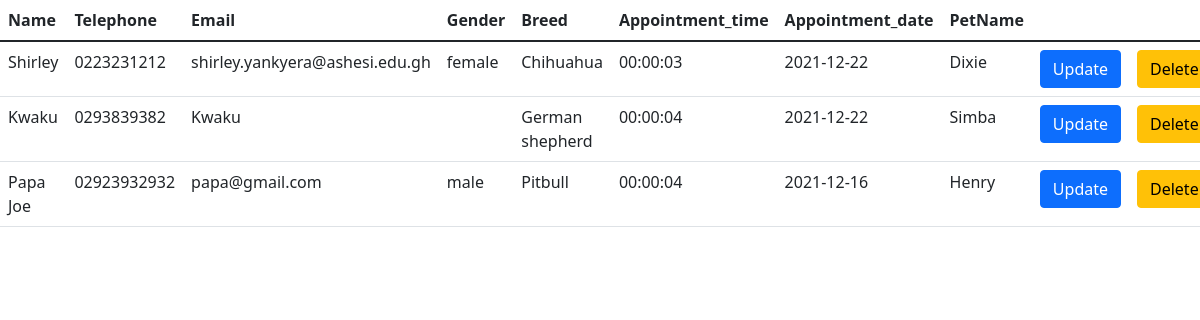
Screenshot of /display.php with the database file from the repository.
### tables this page shows
CREATE TABLE if not exists `customer` (
  `id` int(11) NOT NULL PRIMARY KEY AUTO_INCREMENT,
  `name` varchar(50) NOT NULL,
  `telephone` varchar(20) NOT NULL,
  `email` varchar(100) NOT NULL,
  `gender` enum('male','female','','') NOT NULL,
  `breed` text NOT NULL,
  `appointment_time` time NOT NULL,
  `appointment_date` date NOT NULL,
  `pet_name` varchar(50) NOT NULL
);

### controllers/user_controller.php (called while the page is built, shortened)
<?php
require_once (dirname(__FILE__)).'/../classes/user_class.php';
function getClients(){
    $user = new User();
    $runQuery = $user->getClients();
    if($runQuery){
        $clients = array();
        while($record = $user->db_fetch()){
            $clients[] = $record;
        }
        return $clients;
    }else{
        return false;
    }
}

### classes/user_class.php (called while the page is built, shortened)
<?php
include_once (dirname(__FILE__)).'/../Config/database_conn.php';
class User extends db_connection{
    public function getClients(){
        $sql = "SELECT * FROM `customer`";
        return $this->db_query($sql);
    }
}

### Config/database_conn.php (called while the page is built, shortened)
<?php
    class db_connection
    {
        public $db = null;
        public $results = null;
        function db_connect(){
            $this->db = mysqli_connect(SERVER,USERNAME,PASSWORD,DATABASE);
            if (mysqli_connect_errno()) {
                return false;
            }else{
                return true;
            }
        }
        function db_query($sqlQuery){
            $this->results = mysqli_query($this->db,$sqlQuery);
            if ($this->results == false) {
                return false;
            }else{
                return true;
            }
        }
        function db_fetch(){
            return mysqli_fetch_assoc($this->results);
        }
    }
?>

### display.php (the view, shortened to what this page needs)
<?php
include 'Config\database_conn.php';
include_once (dirname(__FILE__)).'/./controllers/user_controller.php';
$result = getClients();
?>
<!DOCTYPE html>
<html lang="en">
<head>
    <link rel="stylesheet" href="https://cdn.jsdelivr.net/npm/bootstrap@5.1.3/dist/css/bootstrap.min.css">
</head>
<body>
    <table class="table">
      <thead>
        <tr>
          <th scope="col">Name</th>
          <th scope="col">Telephone</th>
          <th scope="col">Email</th>
          <th scope="col">Gender</th>
          <th scope="col">Breed</th>
          <th scope="col">Appointment_time</th>
          <th scope="col">Appointment_date</th>
          <th scope="col">PetName</th>
          <th scope="col"></th>
          <th scope="col"></th>
        </tr>
      </thead>
      <tbody>
        <?php
                        foreach($result as $key => $value){
                    ?>
                        <tr>
                            <td>
                              <?= $value['name'] ?>
                            </td>
                            <td>
                              <?= $value['telephone'] ?>
                            </td>
                            <td>
                              <?= $value['email'] ?>
                            </td>
                            <td>
                              <?= $value['gender'] ?>
                            </td>
                            <td>
                              <?= $value['breed'] ?>
                            </td>
                            <td>
                              <?= $value['appointment_time'] ?>
                            </td>
                            <td>
                              <?= $value['appointment_date'] ?>
                            </td>
                            <td>
                              <?= $value['pet_name'] ?>
                            </td>
                            <td>
                              <a href="admin.php?id=<?= $value['id'] ?>">
                                <button name="update" class="btn btn-primary">Update</button>
                              </a>
                            </td>
                            <td>
                              <a href="./functions/delete_client.php?id=<?= $value['id'] ?>">
                                <button type="submit" name="delete" class="btn btn-warning">Delete</button>
                              </a>
                            </td>
                        </tr>
                    <?php
                        }
                    ?>
      </tbody>
    </table>
</body>
</html>

### rows the page displays
customer: name "Shirley", telephone "0223231212", email "shirley.yankyera@ashesi.edu.gh", gender "female", breed "Chihuahua", appointment_time "00:00:03", appointment_date "2021-12-22", pet_name "Dixie"
customer: name "Kwaku", telephone "0293839382", email "Kwaku", breed "German shepherd", appointment_time "00:00:04", appointment_date "2021-12-22", pet_name "Simba"
customer: name "Papa Joe", telephone "02923932932", email "papa@gmail.com", gender "male", breed "Pitbull", appointment_time "00:00:04", appointment_date "2021-12-16", pet_name "Henry"
